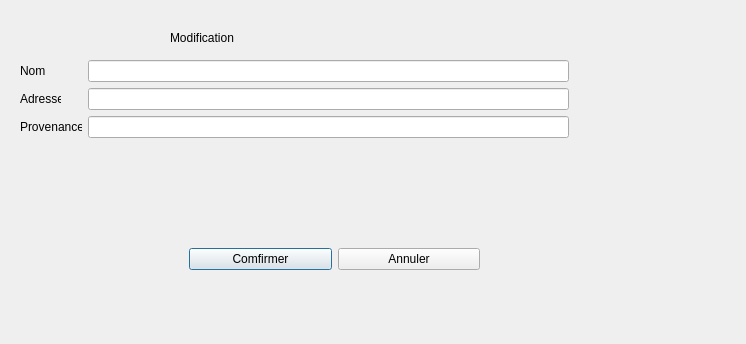
<?xml version="1.0" encoding="UTF-8"?>
<ui version="4.0">
 <class>ModifierVisiteur</class>
 <widget class="QDialog" name="ModifierVisiteur">
  <property name="geometry">
   <rect>
    <x>0</x>
    <y>0</y>
    <width>746</width>
    <height>344</height>
   </rect>
  </property>
  <property name="windowTitle">
   <string>Dialog</string>
  </property>
  <widget class="QLineEdit" name="NomMod">
   <property name="geometry">
    <rect>
     <x>88</x>
     <y>60</y>
     <width>481</width>
     <height>22</height>
    </rect>
   </property>
  </widget>
  <widget class="QLineEdit" name="ProvMod">
   <property name="geometry">
    <rect>
     <x>88</x>
     <y>116</y>
     <width>481</width>
     <height>22</height>
    </rect>
   </property>
  </widget>
  <widget class="QWidget" name="horizontalLayoutWidget">
   <property name="geometry">
    <rect>
     <x>189</x>
     <y>219</y>
     <width>291</width>
     <height>80</height>
    </rect>
   </property>
   <layout class="QHBoxLayout" name="horizontalLayout_2">
    <item>
     <widget class="QPushButton" name="ComfMod">
      <property name="text">
       <string>Comfirmer</string>
      </property>
     </widget>
    </item>
    <item>
     <widget class="QPushButton" name="AnnulModifVisiteur">
      <property name="text">
       <string>Annuler</string>
      </property>
     </widget>
    </item>
   </layout>
  </widget>
  <widget class="QLineEdit" name="AdresseMod">
   <property name="geometry">
    <rect>
     <x>88</x>
     <y>88</y>
     <width>481</width>
     <height>22</height>
    </rect>
   </property>
  </widget>
  <widget class="QLabel" name="label_3">
   <property name="geometry">
    <rect>
     <x>20</x>
     <y>88</y>
     <width>41</width>
     <height>22</height>
    </rect>
   </property>
   <property name="text">
    <string>Adresse</string>
   </property>
  </widget>
  <widget class="QLabel" name="label_4">
   <property name="geometry">
    <rect>
     <x>170</x>
     <y>30</y>
     <width>321</width>
     <height>16</height>
    </rect>
   </property>
   <property name="text">
    <string>Modification </string>
   </property>
  </widget>
  <widget class="QLabel" name="label">
   <property name="geometry">
    <rect>
     <x>20</x>
     <y>116</y>
     <width>62</width>
     <height>22</height>
    </rect>
   </property>
   <property name="text">
    <string>Provenance</string>
   </property>
  </widget>
  <widget class="QLabel" name="label_2">
   <property name="geometry">
    <rect>
     <x>20</x>
     <y>60</y>
     <width>27</width>
     <height>22</height>
    </rect>
   </property>
   <property name="text">
    <string>Nom</string>
   </property>
  </widget>
 </widget>
 <resources/>
 <connections/>
</ui>
